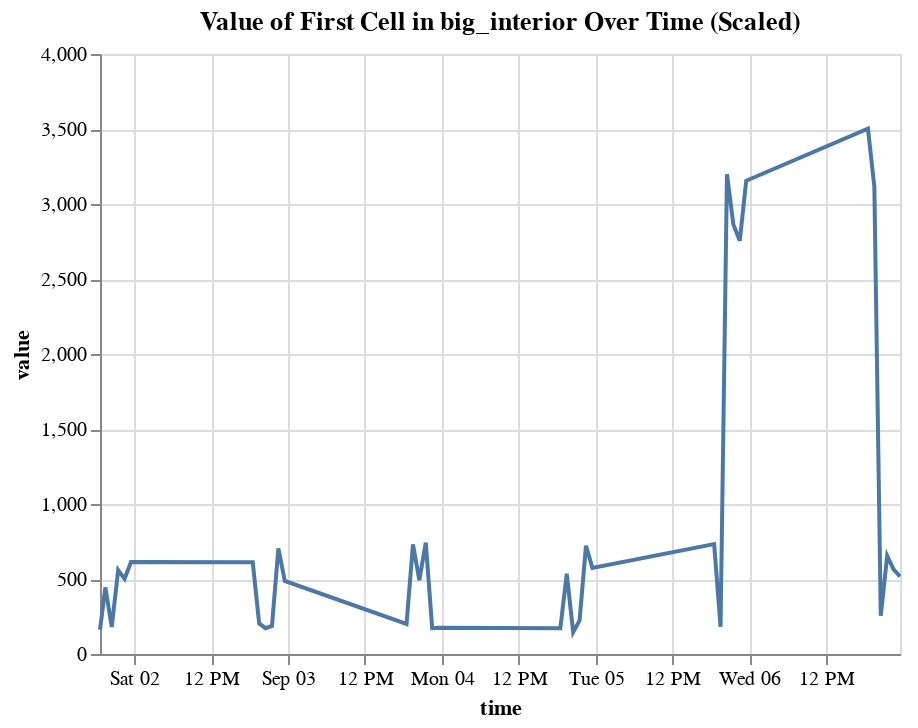

Here is the notebook cell this chart was saved with:
### Code cell
import pandas as pd
import altair as alt

# Assuming 'result_copy1' is your DataFrame
# Extract the data for the first cell of big_interior
first_cell_data = result_copy1.iloc[0]['big_interior']

# Scale the data by dividing by 6
scaled_data = [x / 6 for x in first_cell_data]  # Change here: divide by 6

# Create a DataFrame for plotting with scaled data
plot_df = pd.DataFrame({
    'time': result_copy1['time'][:len(first_cell_data)],  # Match time length with data
    'value': scaled_data
})

# Create the line chart
chart = alt.Chart(plot_df).mark_line().encode(
    x='time',
    y='value'
).properties(
    title='Value of First Cell in big_interior Over Time (Scaled)'
)

chart

### Figure 1 — Vega-Lite specification as saved in the notebook (floating-point values rounded to 4 significant figures)
{"config": {"view": {"continuousWidth": 400, "continuousHeight": 300}}, "data": {"name": "data-91e1cbdb48ab7bdf6a198be3e39a9737"}, "mark": "line", "encoding": {"x": {"field": "time", "type": "temporal"}, "y": {"field": "value", "type": "quantitative"}}, "title": "Value of First Cell in big_interior Over Time (Scaled)", "$schema": "https://vega.github.io/schema/vega-lite/v4.17.0.json", "datasets": {"data-91e1cbdb48ab7bdf6a198be3e39a9737": [{"time": "2023-09-02T00:10:00+05:30", "value": 161.0}, {"time": "2023-09-02T01:00:00+05:30", "value": 443.8}, {"time": "2023-09-02T02:00:00+05:30", "value": 179.8}, {"time": "2023-09-02T03:00:00+05:30", "value": 559.7}, {"time": "2023-09-02T04:00:00+05:30", "value": 500.7}, {"time": "2023-09-02T05:00:00+05:30", "value": 612.7}, {"time": "2023-09-03T00:00:00+05:30", "value": 612.4}, {"time": "2023-09-03T01:00:00+05:30", "value": 204.5}, {"time": "2023-09-03T02:00:00+05:30", "value": 172.2}, {"time": "2023-09-03T03:00:00+05:30", "value": 186.6}, {"time": "2023-09-03T04:00:00+05:30", "value": 704.0}, {"time": "2023-09-03T05:00:00+05:30", "value": 487.0}, {"time": "2023-09-04T00:00:00+05:30", "value": 200.1}, {"time": "2023-09-04T01:00:00+05:30", "value": 731.4}, {"time": "2023-09-04T02:00:00+05:30", "value": 491.5}, {"time": "2023-09-04T03:00:00+05:30", "value": 742.4}, {"time": "2023-09-04T04:00:00+05:30", "value": 172.4}, {"time": "2023-09-04T05:00:00+05:30", "value": 175.2}, {"time": "2023-09-05T00:00:00+05:30", "value": 171.2}, {"time": "2023-09-05T01:00:00+05:30", "value": 534.9}, {"time": "2023-09-05T02:00:00+05:30", "value": 145.2}, {"time": "2023-09-05T03:00:00+05:30", "value": 223.5}, {"time": "2023-09-05T04:00:00+05:30", "value": 721.6}, {"time": "2023-09-05T05:00:00+05:30", "value": 574.1}, {"time": "2023-09-06T00:00:00+05:30", "value": 733.1}, {"time": "2023-09-06T01:00:00+05:30", "value": 180.5}, {"time": "2023-09-06T02:00:00+05:30", "value": 3198.0}, {"time": "2023-09-06T03:00:00+05:30", "value": 2864.0}, {"time": "2023-09-06T04:00:00+05:30", "value": 2755.0}, {"time": "2023-09-06T05:00:00+05:30", "value": 3155.0}, {"time": "2023-09-07T00:00:00+05:30", "value": 3502.0}, {"time": "2023-09-07T01:00:00+05:30", "value": 3114.0}, {"time": "2023-09-07T02:00:00+05:30", "value": 255.5}, {"time": "2023-09-07T03:00:00+05:30", "value": 654.0}, {"time": "2023-09-07T04:00:00+05:30", "value": 563.7}, {"time": "2023-09-07T05:00:00+05:30", "value": 516.8}]}}
